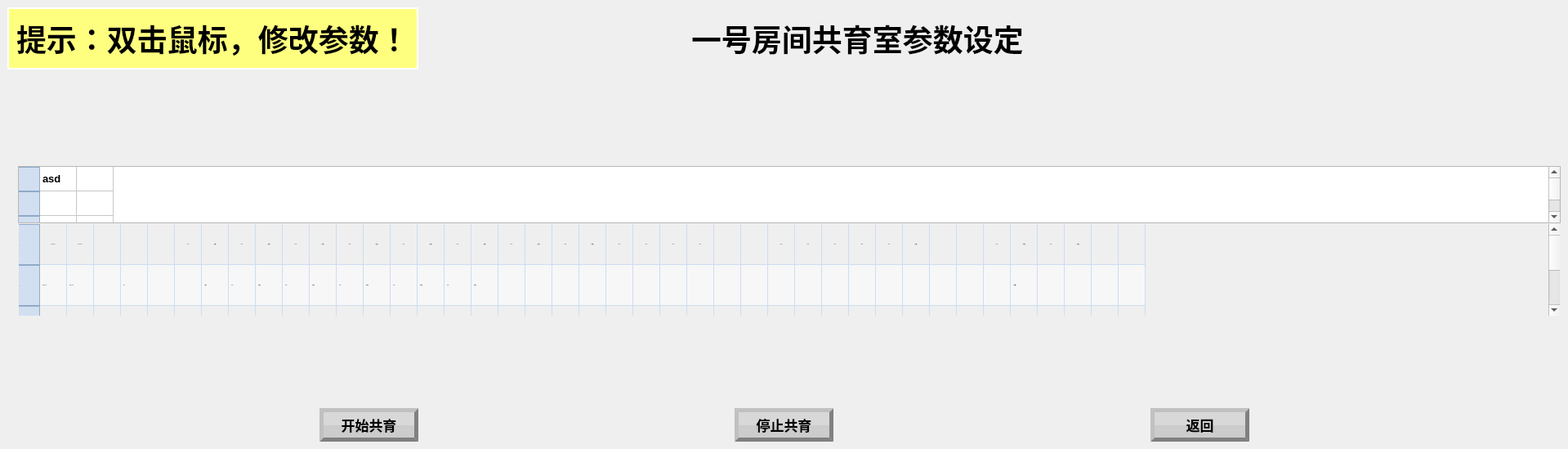
<?xml version="1.0" encoding="UTF-8"?>
<ui version="4.0">
 <class>Co_parenting</class>
 <widget class="QMainWindow" name="Co_parenting">
  <property name="geometry">
   <rect>
    <x>0</x>
    <y>0</y>
    <width>1919</width>
    <height>549</height>
   </rect>
  </property>
  <property name="windowTitle">
   <string>MainWindow</string>
  </property>
  <widget class="QWidget" name="centralwidget">
   <layout class="QGridLayout" name="gridLayout">
    <item row="1" column="0" colspan="2">
     <layout class="QHBoxLayout" name="horizontalLayout">
      <item>
       <widget class="QGroupBox" name="groupBox">
        <property name="styleSheet">
         <string notr="true">QGroupBox {
            border-color: rgb(255, 255, 255);
			background-color: rgb(255, 255, 127);
            border-width: 2px;
            border-style: solid;
            margin-top: 0.5ex;
        }</string>
        </property>
        <property name="title">
         <string/>
        </property>
        <layout class="QGridLayout" name="gridLayout_2">
         <item row="0" column="0">
          <widget class="QLabel" name="label">
           <property name="font">
            <font>
             <family>楷体</family>
             <pointsize>28</pointsize>
             <weight>75</weight>
             <bold>true</bold>
            </font>
           </property>
           <property name="text">
            <string>提示：双击鼠标，修改参数！</string>
           </property>
          </widget>
         </item>
        </layout>
       </widget>
      </item>
      <item>
       <spacer name="horizontalSpacer">
        <property name="orientation">
         <enum>Qt::Horizontal</enum>
        </property>
        <property name="sizeHint" stdset="0">
         <size>
          <width>78</width>
          <height>20</height>
         </size>
        </property>
       </spacer>
      </item>
      <item>
       <widget class="QLabel" name="title">
        <property name="font">
         <font>
          <family>楷体</family>
          <pointsize>28</pointsize>
          <weight>75</weight>
          <bold>true</bold>
         </font>
        </property>
        <property name="text">
         <string>一号房间共育室参数设定</string>
        </property>
       </widget>
      </item>
      <item>
       <spacer name="horizontalSpacer_7">
        <property name="orientation">
         <enum>Qt::Horizontal</enum>
        </property>
        <property name="sizeHint" stdset="0">
         <size>
          <width>40</width>
          <height>20</height>
         </size>
        </property>
       </spacer>
      </item>
      <item>
       <spacer name="horizontalSpacer_2">
        <property name="orientation">
         <enum>Qt::Horizontal</enum>
        </property>
        <property name="sizeHint" stdset="0">
         <size>
          <width>288</width>
          <height>20</height>
         </size>
        </property>
       </spacer>
      </item>
     </layout>
    </item>
    <item row="3" column="0" rowspan="2" colspan="2">
     <widget class="QLabel" name="label_2">
      <property name="minimumSize">
       <size>
        <width>0</width>
        <height>100</height>
       </size>
      </property>
      <property name="text">
       <string/>
      </property>
     </widget>
    </item>
    <item row="4" column="1">
     <layout class="QVBoxLayout" name="verticalLayout">
      <property name="spacing">
       <number>0</number>
      </property>
      <item>
       <widget class="QTableWidget" name="tableWidget_head">
        <property name="maximumSize">
         <size>
          <width>16777215</width>
          <height>115</height>
         </size>
        </property>
        <property name="font">
         <font>
          <pointsize>10</pointsize>
          <weight>75</weight>
          <bold>true</bold>
         </font>
        </property>
        <property name="styleSheet">
         <string notr="true">
 
QHeaderView::section {	
	color: black;
	font:bold 14px &quot;微软雅黑&quot;;
	text-align:center;
	background-color: #d1dff0;
	border:1px solid #8faac9;
	border-left:none;
	width :25px;

}
 


</string>
        </property>
        <property name="editTriggers">
         <set>QAbstractItemView::NoEditTriggers</set>
        </property>
        <property name="tabKeyNavigation">
         <bool>false</bool>
        </property>
        <property name="showDropIndicator" stdset="0">
         <bool>false</bool>
        </property>
        <property name="dragDropOverwriteMode">
         <bool>false</bool>
        </property>
        <property name="showGrid">
         <bool>true</bool>
        </property>
        <property name="gridStyle">
         <enum>Qt::SolidLine</enum>
        </property>
        <property name="sortingEnabled">
         <bool>false</bool>
        </property>
        <property name="cornerButtonEnabled">
         <bool>false</bool>
        </property>
        <attribute name="horizontalHeaderVisible">
         <bool>false</bool>
        </attribute>
        <attribute name="horizontalHeaderDefaultSectionSize">
         <number>45</number>
        </attribute>
        <attribute name="horizontalHeaderHighlightSections">
         <bool>true</bool>
        </attribute>
        <attribute name="verticalHeaderVisible">
         <bool>true</bool>
        </attribute>
        <attribute name="verticalHeaderCascadingSectionResizes">
         <bool>true</bool>
        </attribute>
        <attribute name="verticalHeaderHighlightSections">
         <bool>true</bool>
        </attribute>
        <row>
         <property name="text">
          <string/>
         </property>
        </row>
        <row>
         <property name="text">
          <string/>
         </property>
        </row>
        <row>
         <property name="text">
          <string/>
         </property>
        </row>
        <column>
         <property name="text">
          <string/>
         </property>
        </column>
        <column>
         <property name="text">
          <string/>
         </property>
        </column>
        <item row="0" column="0">
         <property name="text">
          <string>asd</string>
         </property>
        </item>
       </widget>
      </item>
      <item>
       <widget class="QTableWidget" name="tableWidget">
        <property name="minimumSize">
         <size>
          <width>0</width>
          <height>0</height>
         </size>
        </property>
        <property name="font">
         <font>
          <family>微软雅黑</family>
          <pointsize>-1</pointsize>
          <weight>50</weight>
          <italic>false</italic>
          <bold>false</bold>
         </font>
        </property>
        <property name="focusPolicy">
         <enum>Qt::WheelFocus</enum>
        </property>
        <property name="contextMenuPolicy">
         <enum>Qt::DefaultContextMenu</enum>
        </property>
        <property name="styleSheet">
         <string notr="true">QTableCornerButton::section{background-color:#d1dff0;}
QTableView
{

	background-color: rgba(255, 255, 255, 0); 
	font:14px &quot;微软雅黑&quot;;
	color:#677483;
	gridline-color: #ccddf0;
}
 
QTableView::item
{	
	font:16px &quot;微软雅黑&quot;;
	color:#000000;
	gridline-color: #ccddf0; 
}
 
QTableView::item:selected
{	
	color:#677483;
}
 
QHeaderView::section {	
	color: black;
	font:bold 14px &quot;微软雅黑&quot;;
	text-align:center;
	height:32px;
	width :25px;
	background-color: #d1dff0;
	border:1px solid #8faac9;
	border-left:none;

}
 
// border-left:none;防止中间表头的border重叠
QHeaderView::section:first 
{
	border-left:1px solid #8faac9;
}


</string>
        </property>
        <property name="inputMethodHints">
         <set>Qt::ImhNone</set>
        </property>
        <property name="dragEnabled">
         <bool>true</bool>
        </property>
        <property name="dragDropOverwriteMode">
         <bool>false</bool>
        </property>
        <property name="alternatingRowColors">
         <bool>true</bool>
        </property>
        <property name="selectionMode">
         <enum>QAbstractItemView::SingleSelection</enum>
        </property>
        <property name="selectionBehavior">
         <enum>QAbstractItemView::SelectRows</enum>
        </property>
        <property name="horizontalScrollMode">
         <enum>QAbstractItemView::ScrollPerItem</enum>
        </property>
        <property name="sortingEnabled">
         <bool>false</bool>
        </property>
        <property name="wordWrap">
         <bool>true</bool>
        </property>
        <property name="cornerButtonEnabled">
         <bool>true</bool>
        </property>
        <attribute name="horizontalHeaderVisible">
         <bool>false</bool>
        </attribute>
        <attribute name="horizontalHeaderCascadingSectionResizes">
         <bool>false</bool>
        </attribute>
        <attribute name="horizontalHeaderDefaultSectionSize">
         <number>33</number>
        </attribute>
        <attribute name="verticalHeaderDefaultSectionSize">
         <number>50</number>
        </attribute>
        <attribute name="verticalHeaderMinimumSectionSize">
         <number>25</number>
        </attribute>
        <row>
         <property name="text">
          <string>1</string>
         </property>
        </row>
        <row>
         <property name="text">
          <string>2</string>
         </property>
        </row>
        <row>
         <property name="text">
          <string>3</string>
         </property>
        </row>
        <row>
         <property name="text">
          <string>4</string>
         </property>
        </row>
        <column>
         <property name="text">
          <string>开始</string>
         </property>
        </column>
        <column>
         <property name="text">
          <string>结束</string>
         </property>
        </column>
        <column>
         <property name="text">
          <string>天数</string>
         </property>
        </column>
        <column>
         <property name="text">
          <string>温度</string>
         </property>
        </column>
        <column>
         <property name="text">
          <string>湿度</string>
         </property>
        </column>
        <column>
         <property name="text">
          <string>开始</string>
         </property>
        </column>
        <column>
         <property name="text">
          <string>运行</string>
         </property>
        </column>
        <column>
         <property name="text">
          <string>开始</string>
         </property>
        </column>
        <column>
         <property name="text">
          <string>运行</string>
         </property>
        </column>
        <column>
         <property name="text">
          <string>开始</string>
         </property>
        </column>
        <column>
         <property name="text">
          <string>运行</string>
         </property>
        </column>
        <column>
         <property name="text">
          <string>开始</string>
         </property>
        </column>
        <column>
         <property name="text">
          <string>运行</string>
         </property>
        </column>
        <column>
         <property name="text">
          <string>开始</string>
         </property>
        </column>
        <column>
         <property name="text">
          <string>运行</string>
         </property>
        </column>
        <column>
         <property name="text">
          <string>开始</string>
         </property>
        </column>
        <column>
         <property name="text">
          <string>运行</string>
         </property>
        </column>
        <column>
         <property name="text">
          <string>开始</string>
         </property>
        </column>
        <column>
         <property name="text">
          <string>运行</string>
         </property>
        </column>
        <column>
         <property name="text">
          <string>开始</string>
         </property>
        </column>
        <column>
         <property name="text">
          <string>运行</string>
         </property>
        </column>
        <column>
         <property name="text">
          <string>开始</string>
         </property>
        </column>
        <column>
         <property name="text">
          <string>结束</string>
         </property>
        </column>
        <column>
         <property name="text">
          <string>开始</string>
         </property>
        </column>
        <column>
         <property name="text">
          <string>结束</string>
         </property>
        </column>
        <column>
         <property name="text">
          <string>开始</string>
         </property>
        </column>
        <column>
         <property name="text">
          <string>结束</string>
         </property>
        </column>
        <column>
         <property name="text">
          <string>开始</string>
         </property>
        </column>
        <column>
         <property name="text">
          <string>运行</string>
         </property>
        </column>
        <column>
         <property name="text">
          <string>开始</string>
         </property>
        </column>
        <column>
         <property name="text">
          <string>运行</string>
         </property>
        </column>
        <column>
         <property name="text">
          <string>开始</string>
         </property>
        </column>
        <column>
         <property name="text">
          <string>运行</string>
         </property>
        </column>
        <column>
         <property name="text">
          <string>开始</string>
         </property>
        </column>
        <column>
         <property name="text">
          <string>运行</string>
         </property>
        </column>
        <column>
         <property name="text">
          <string>开始</string>
         </property>
        </column>
        <column>
         <property name="text">
          <string>结束</string>
         </property>
        </column>
        <column>
         <property name="text">
          <string>开始</string>
         </property>
        </column>
        <column>
         <property name="text">
          <string>结束</string>
         </property>
        </column>
        <column>
         <property name="text">
          <string>开始</string>
         </property>
        </column>
        <column>
         <property name="text">
          <string>结束</string>
         </property>
        </column>
        <item row="0" column="0">
         <property name="text">
          <string>2016/12/13</string>
         </property>
         <property name="textAlignment">
          <set>AlignCenter</set>
         </property>
        </item>
        <item row="0" column="1">
         <property name="text">
          <string>2016/12/14</string>
         </property>
         <property name="textAlignment">
          <set>AlignCenter</set>
         </property>
        </item>
        <item row="0" column="3">
         <property name="text">
          <string/>
         </property>
         <property name="textAlignment">
          <set>AlignCenter</set>
         </property>
        </item>
        <item row="0" column="5">
         <property name="text">
          <string>15:31</string>
         </property>
         <property name="textAlignment">
          <set>AlignCenter</set>
         </property>
        </item>
        <item row="0" column="6">
         <property name="text">
          <string>1分钟</string>
         </property>
         <property name="textAlignment">
          <set>AlignCenter</set>
         </property>
        </item>
        <item row="0" column="7">
         <property name="text">
          <string>15:32</string>
         </property>
         <property name="textAlignment">
          <set>AlignCenter</set>
         </property>
        </item>
        <item row="0" column="8">
         <property name="text">
          <string>2分钟</string>
         </property>
         <property name="textAlignment">
          <set>AlignCenter</set>
         </property>
        </item>
        <item row="0" column="9">
         <property name="text">
          <string>15:33</string>
         </property>
         <property name="textAlignment">
          <set>AlignCenter</set>
         </property>
        </item>
        <item row="0" column="10">
         <property name="text">
          <string>3分钟</string>
         </property>
         <property name="textAlignment">
          <set>AlignCenter</set>
         </property>
        </item>
        <item row="0" column="11">
         <property name="text">
          <string>15:34</string>
         </property>
         <property name="textAlignment">
          <set>AlignCenter</set>
         </property>
        </item>
        <item row="0" column="12">
         <property name="text">
          <string>4分钟</string>
         </property>
         <property name="textAlignment">
          <set>AlignCenter</set>
         </property>
        </item>
        <item row="0" column="13">
         <property name="text">
          <string>15:35</string>
         </property>
         <property name="textAlignment">
          <set>AlignCenter</set>
         </property>
        </item>
        <item row="0" column="14">
         <property name="text">
          <string>5分钟</string>
         </property>
         <property name="textAlignment">
          <set>AlignCenter</set>
         </property>
        </item>
        <item row="0" column="15">
         <property name="text">
          <string>15:36</string>
         </property>
         <property name="textAlignment">
          <set>AlignCenter</set>
         </property>
        </item>
        <item row="0" column="16">
         <property name="text">
          <string>6分钟</string>
         </property>
         <property name="textAlignment">
          <set>AlignCenter</set>
         </property>
        </item>
        <item row="0" column="17">
         <property name="text">
          <string>15:37</string>
         </property>
         <property name="textAlignment">
          <set>AlignCenter</set>
         </property>
        </item>
        <item row="0" column="18">
         <property name="text">
          <string>7分钟</string>
         </property>
         <property name="textAlignment">
          <set>AlignCenter</set>
         </property>
        </item>
        <item row="0" column="19">
         <property name="text">
          <string>15:38</string>
         </property>
         <property name="textAlignment">
          <set>AlignCenter</set>
         </property>
        </item>
        <item row="0" column="20">
         <property name="text">
          <string>8分钟</string>
         </property>
         <property name="textAlignment">
          <set>AlignCenter</set>
         </property>
        </item>
        <item row="0" column="21">
         <property name="text">
          <string>15:31</string>
         </property>
         <property name="textAlignment">
          <set>AlignCenter</set>
         </property>
        </item>
        <item row="0" column="22">
         <property name="text">
          <string>15:32</string>
         </property>
         <property name="textAlignment">
          <set>AlignCenter</set>
         </property>
        </item>
        <item row="0" column="23">
         <property name="text">
          <string>15:33</string>
         </property>
         <property name="textAlignment">
          <set>AlignCenter</set>
         </property>
        </item>
        <item row="0" column="24">
         <property name="text">
          <string>15:34</string>
         </property>
         <property name="textAlignment">
          <set>AlignCenter</set>
         </property>
        </item>
        <item row="0" column="27">
         <property name="text">
          <string>15:35</string>
         </property>
         <property name="textAlignment">
          <set>AlignCenter</set>
         </property>
        </item>
        <item row="0" column="28">
         <property name="text">
          <string>15:36</string>
         </property>
         <property name="textAlignment">
          <set>AlignCenter</set>
         </property>
        </item>
        <item row="0" column="29">
         <property name="text">
          <string>15:37</string>
         </property>
         <property name="textAlignment">
          <set>AlignCenter</set>
         </property>
        </item>
        <item row="0" column="30">
         <property name="text">
          <string>15:38</string>
         </property>
         <property name="textAlignment">
          <set>AlignCenter</set>
         </property>
        </item>
        <item row="0" column="31">
         <property name="text">
          <string>15:31</string>
         </property>
         <property name="textAlignment">
          <set>AlignCenter</set>
         </property>
        </item>
        <item row="0" column="32">
         <property name="text">
          <string>0分钟</string>
         </property>
         <property name="textAlignment">
          <set>AlignCenter</set>
         </property>
        </item>
        <item row="0" column="35">
         <property name="text">
          <string>15:32</string>
         </property>
         <property name="textAlignment">
          <set>AlignCenter</set>
         </property>
        </item>
        <item row="0" column="36">
         <property name="text">
          <string>10分钟</string>
         </property>
         <property name="textAlignment">
          <set>AlignCenter</set>
         </property>
        </item>
        <item row="0" column="37">
         <property name="text">
          <string>15:33</string>
         </property>
         <property name="textAlignment">
          <set>AlignCenter</set>
         </property>
        </item>
        <item row="0" column="38">
         <property name="text">
          <string>10分钟</string>
         </property>
         <property name="textAlignment">
          <set>AlignCenter</set>
         </property>
        </item>
        <item row="1" column="0">
         <property name="text">
          <string>2016/12/13</string>
         </property>
        </item>
        <item row="1" column="1">
         <property name="text">
          <string>2016/12/14</string>
         </property>
        </item>
        <item row="1" column="3">
         <property name="text">
          <string>56.5</string>
         </property>
        </item>
        <item row="1" column="6">
         <property name="text">
          <string>1分钟</string>
         </property>
        </item>
        <item row="1" column="7">
         <property name="text">
          <string>15:32</string>
         </property>
        </item>
        <item row="1" column="8">
         <property name="text">
          <string>2分钟</string>
         </property>
        </item>
        <item row="1" column="9">
         <property name="text">
          <string>15:33</string>
         </property>
        </item>
        <item row="1" column="10">
         <property name="text">
          <string>3分钟</string>
         </property>
        </item>
        <item row="1" column="11">
         <property name="text">
          <string>15:33</string>
         </property>
        </item>
        <item row="1" column="12">
         <property name="text">
          <string>4分钟</string>
         </property>
        </item>
        <item row="1" column="13">
         <property name="text">
          <string>15:35</string>
         </property>
        </item>
        <item row="1" column="14">
         <property name="text">
          <string>5分钟</string>
         </property>
        </item>
        <item row="1" column="15">
         <property name="text">
          <string>15:36</string>
         </property>
        </item>
        <item row="1" column="16">
         <property name="text">
          <string>6分钟</string>
         </property>
        </item>
        <item row="1" column="36">
         <property name="text">
          <string>10分钟</string>
         </property>
        </item>
        <item row="2" column="0">
         <property name="text">
          <string>2016/12/13</string>
         </property>
        </item>
        <item row="2" column="1">
         <property name="text">
          <string>2016/12/14</string>
         </property>
        </item>
        <item row="2" column="6">
         <property name="text">
          <string>1分钟</string>
         </property>
        </item>
        <item row="2" column="7">
         <property name="text">
          <string>15:32</string>
         </property>
        </item>
        <item row="2" column="8">
         <property name="text">
          <string>2分钟</string>
         </property>
        </item>
        <item row="2" column="9">
         <property name="text">
          <string>15:33</string>
         </property>
        </item>
        <item row="2" column="10">
         <property name="text">
          <string>3分钟</string>
         </property>
        </item>
        <item row="2" column="11">
         <property name="text">
          <string>15:33</string>
         </property>
        </item>
        <item row="2" column="12">
         <property name="text">
          <string>4分钟</string>
         </property>
        </item>
        <item row="2" column="13">
         <property name="text">
          <string>15:35</string>
         </property>
        </item>
        <item row="2" column="14">
         <property name="text">
          <string>5分钟</string>
         </property>
        </item>
        <item row="2" column="15">
         <property name="text">
          <string>15:36</string>
         </property>
        </item>
        <item row="2" column="16">
         <property name="text">
          <string>6分钟</string>
         </property>
        </item>
        <item row="2" column="36">
         <property name="text">
          <string>10分钟</string>
         </property>
        </item>
        <item row="3" column="0">
         <property name="text">
          <string>2016/12/13</string>
         </property>
        </item>
        <item row="3" column="1">
         <property name="text">
          <string>2016/12/14</string>
         </property>
        </item>
        <item row="3" column="6">
         <property name="text">
          <string>1分钟</string>
         </property>
        </item>
        <item row="3" column="7">
         <property name="text">
          <string>15:32</string>
         </property>
        </item>
        <item row="3" column="8">
         <property name="text">
          <string>2分钟</string>
         </property>
        </item>
        <item row="3" column="9">
         <property name="text">
          <string>15:33</string>
         </property>
        </item>
        <item row="3" column="10">
         <property name="text">
          <string>3分钟</string>
         </property>
        </item>
        <item row="3" column="11">
         <property name="text">
          <string>15:33</string>
         </property>
        </item>
        <item row="3" column="12">
         <property name="text">
          <string>4分钟</string>
         </property>
        </item>
        <item row="3" column="13">
         <property name="text">
          <string>15:35</string>
         </property>
        </item>
        <item row="3" column="14">
         <property name="text">
          <string>5分钟</string>
         </property>
        </item>
        <item row="3" column="15">
         <property name="text">
          <string>15:36</string>
         </property>
        </item>
        <item row="3" column="16">
         <property name="text">
          <string>6分钟</string>
         </property>
        </item>
        <item row="3" column="36">
         <property name="text">
          <string>10分钟</string>
         </property>
        </item>
       </widget>
      </item>
     </layout>
    </item>
    <item row="5" column="0" colspan="2">
     <widget class="QLabel" name="label_4">
      <property name="minimumSize">
       <size>
        <width>0</width>
        <height>100</height>
       </size>
      </property>
      <property name="text">
       <string/>
      </property>
     </widget>
    </item>
    <item row="6" column="0" colspan="2">
     <layout class="QHBoxLayout" name="horizontalLayout_2">
      <item>
       <spacer name="horizontalSpacer_5">
        <property name="orientation">
         <enum>Qt::Horizontal</enum>
        </property>
        <property name="sizeHint" stdset="0">
         <size>
          <width>40</width>
          <height>20</height>
         </size>
        </property>
       </spacer>
      </item>
      <item>
       <widget class="QPushButton" name="button_save">
        <property name="minimumSize">
         <size>
          <width>121</width>
          <height>41</height>
         </size>
        </property>
        <property name="font">
         <font>
          <pointsize>13</pointsize>
          <weight>75</weight>
          <bold>true</bold>
         </font>
        </property>
        <property name="styleSheet">
         <string notr="true">QPushButton {
    border:5px  outset grey;
    padding:2px 4px;
    background-color: qconicalgradient(cx:0.5, cy:0.5, angle:180, stop:0.49999 rgba(204, 204, 204, 255), stop:0.50001 rgba(216, 216, 216, 255));

   
}

QPushButton:hover{
    border:5px  outset grey;
    background-color: qconicalgradient(cx:0.5, cy:0.5, angle:180, stop:0.49999 rgba(188, 188, 188, 255), stop:0.50001 rgba(208, 208, 208, 255));


    
}

QPushButton:pressed{
    border:3px  inset grey;
    background-color: qconicalgradient(cx:0.5, cy:0.5, angle:180, stop:0.49999 rgba(208, 208, 208, 255), stop:0.50001 rgba(188, 188, 188, 255));

}</string>
        </property>
        <property name="text">
         <string>开始共育</string>
        </property>
       </widget>
      </item>
      <item>
       <spacer name="horizontalSpacer_3">
        <property name="orientation">
         <enum>Qt::Horizontal</enum>
        </property>
        <property name="sizeHint" stdset="0">
         <size>
          <width>40</width>
          <height>20</height>
         </size>
        </property>
       </spacer>
      </item>
      <item>
       <widget class="QPushButton" name="button_stop">
        <property name="minimumSize">
         <size>
          <width>121</width>
          <height>41</height>
         </size>
        </property>
        <property name="font">
         <font>
          <pointsize>13</pointsize>
          <weight>75</weight>
          <bold>true</bold>
         </font>
        </property>
        <property name="styleSheet">
         <string notr="true">QPushButton {
    border:5px  outset grey;
    padding:2px 4px;
    background-color: qconicalgradient(cx:0.5, cy:0.5, angle:180, stop:0.49999 rgba(204, 204, 204, 255), stop:0.50001 rgba(216, 216, 216, 255));

   
}

QPushButton:hover{
    border:5px  outset grey;
    background-color: qconicalgradient(cx:0.5, cy:0.5, angle:180, stop:0.49999 rgba(188, 188, 188, 255), stop:0.50001 rgba(208, 208, 208, 255));


    
}

QPushButton:pressed{
    border:3px  inset grey;
    background-color: qconicalgradient(cx:0.5, cy:0.5, angle:180, stop:0.49999 rgba(208, 208, 208, 255), stop:0.50001 rgba(188, 188, 188, 255));

}</string>
        </property>
        <property name="text">
         <string>停止共育</string>
        </property>
       </widget>
      </item>
      <item>
       <spacer name="horizontalSpacer_4">
        <property name="orientation">
         <enum>Qt::Horizontal</enum>
        </property>
        <property name="sizeHint" stdset="0">
         <size>
          <width>40</width>
          <height>20</height>
         </size>
        </property>
       </spacer>
      </item>
      <item>
       <widget class="QPushButton" name="butto_back">
        <property name="minimumSize">
         <size>
          <width>121</width>
          <height>41</height>
         </size>
        </property>
        <property name="font">
         <font>
          <pointsize>13</pointsize>
          <weight>75</weight>
          <bold>true</bold>
         </font>
        </property>
        <property name="styleSheet">
         <string notr="true">QPushButton {
    border:5px  outset grey;
    padding:2px 4px;
    background-color: qconicalgradient(cx:0.5, cy:0.5, angle:180, stop:0.49999 rgba(204, 204, 204, 255), stop:0.50001 rgba(216, 216, 216, 255));

   
}

QPushButton:hover{
    border:5px  outset grey;
    background-color: qconicalgradient(cx:0.5, cy:0.5, angle:180, stop:0.49999 rgba(188, 188, 188, 255), stop:0.50001 rgba(208, 208, 208, 255));


    
}

QPushButton:pressed{
    border:3px  inset grey;
    background-color: qconicalgradient(cx:0.5, cy:0.5, angle:180, stop:0.49999 rgba(208, 208, 208, 255), stop:0.50001 rgba(188, 188, 188, 255));

}</string>
        </property>
        <property name="text">
         <string>返回</string>
        </property>
       </widget>
      </item>
      <item>
       <spacer name="horizontalSpacer_6">
        <property name="orientation">
         <enum>Qt::Horizontal</enum>
        </property>
        <property name="sizeHint" stdset="0">
         <size>
          <width>40</width>
          <height>20</height>
         </size>
        </property>
       </spacer>
      </item>
     </layout>
    </item>
    <item row="2" column="0">
     <widget class="QLabel" name="label_5">
      <property name="minimumSize">
       <size>
        <width>0</width>
        <height>100</height>
       </size>
      </property>
      <property name="text">
       <string/>
      </property>
     </widget>
    </item>
   </layout>
  </widget>
 </widget>
 <resources/>
 <connections/>
</ui>
